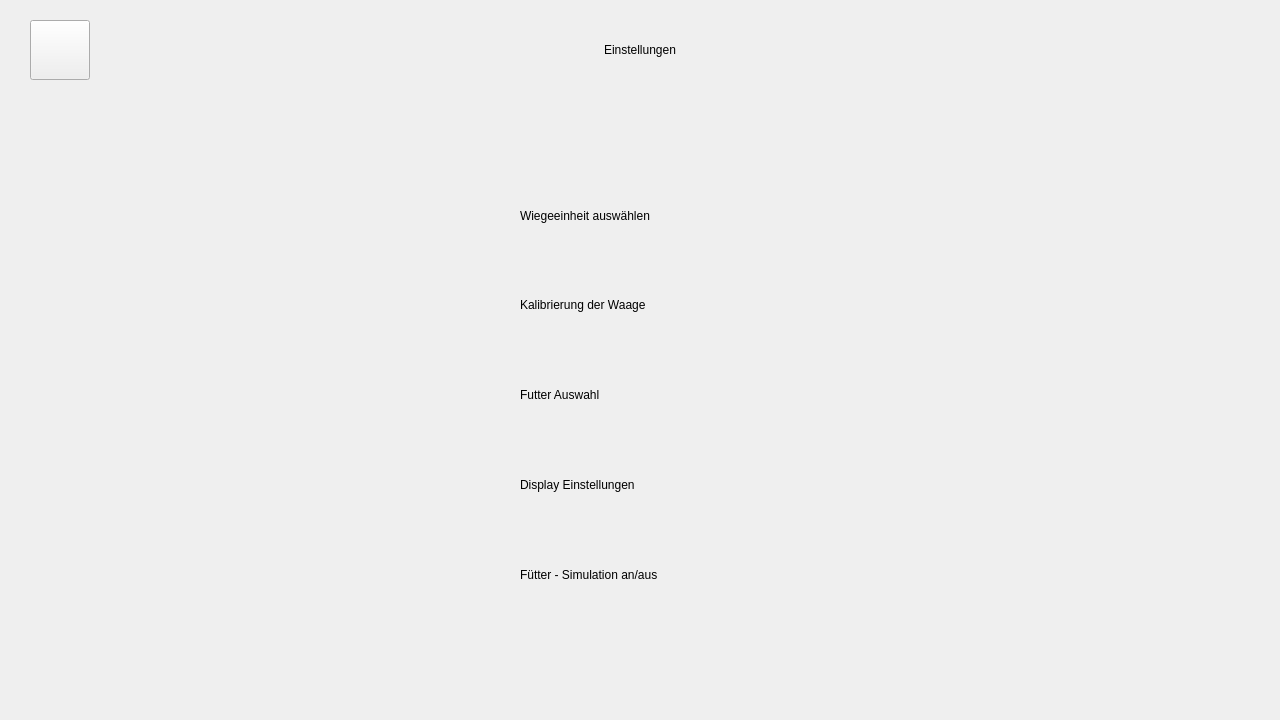
<?xml version="1.0" encoding="UTF-8"?>
<ui version="4.0">
 <class>einstellungen_seite</class>
 <widget class="QWidget" name="einstellungen_seite">
  <property name="geometry">
   <rect>
    <x>0</x>
    <y>0</y>
    <width>1280</width>
    <height>720</height>
   </rect>
  </property>
  <property name="sizePolicy">
   <sizepolicy hsizetype="Fixed" vsizetype="Fixed">
    <horstretch>0</horstretch>
    <verstretch>0</verstretch>
   </sizepolicy>
  </property>
  <property name="minimumSize">
   <size>
    <width>1024</width>
    <height>600</height>
   </size>
  </property>
  <property name="maximumSize">
   <size>
    <width>1280</width>
    <height>720</height>
   </size>
  </property>
  <property name="windowTitle">
   <string notr="true">Heu-Fütterung</string>
  </property>
  <property name="autoFillBackground">
   <bool>false</bool>
  </property>
  <property name="styleSheet">
   <string></string>
  </property>
  <widget class="QLabel" name="txt_simulation_toggle">
   <property name="geometry">
    <rect>
     <x>520</x>
     <y>450</y>
     <width>600</width>
     <height>70</height>
    </rect>
   </property>
   <property name="sizePolicy">
    <sizepolicy hsizetype="Preferred" vsizetype="Preferred">
     <horstretch>0</horstretch>
     <verstretch>0</verstretch>
    </sizepolicy>
   </property>
   <property name="minimumSize">
    <size>
     <width>600</width>
     <height>70</height>
    </size>
   </property>
   <property name="maximumSize">
    <size>
     <width>600</width>
     <height>70</height>
    </size>
   </property>
   <property name="styleSheet">
    <string notr="true">QLabel {
    background-color: transparent;
}</string>
   </property>
   <property name="text">
    <string>Display Einstellungen</string>
   </property>
  </widget>
  <widget class="QLabel" name="txt_kalibrieren">
   <property name="geometry">
    <rect>
     <x>520</x>
     <y>270</y>
     <width>600</width>
     <height>70</height>
    </rect>
   </property>
   <property name="sizePolicy">
    <sizepolicy hsizetype="Fixed" vsizetype="Fixed">
     <horstretch>5</horstretch>
     <verstretch>0</verstretch>
    </sizepolicy>
   </property>
   <property name="minimumSize">
    <size>
     <width>600</width>
     <height>70</height>
    </size>
   </property>
   <property name="maximumSize">
    <size>
     <width>600</width>
     <height>70</height>
    </size>
   </property>
   <property name="styleSheet">
    <string notr="true">QLabel {
    background-color: transparent;
}</string>
   </property>
   <property name="text">
    <string>Kalibrierung der Waage</string>
   </property>
  </widget>
  <widget class="QLabel" name="ub_einstellungen">
   <property name="geometry">
    <rect>
     <x>0</x>
     <y>0</y>
     <width>1280</width>
     <height>100</height>
    </rect>
   </property>
   <property name="sizePolicy">
    <sizepolicy hsizetype="Fixed" vsizetype="Fixed">
     <horstretch>0</horstretch>
     <verstretch>0</verstretch>
    </sizepolicy>
   </property>
   <property name="minimumSize">
    <size>
     <width>1024</width>
     <height>60</height>
    </size>
   </property>
   <property name="maximumSize">
    <size>
     <width>1280</width>
     <height>100</height>
    </size>
   </property>
   <property name="statusTip">
    <string/>
   </property>
   <property name="styleSheet">
    <string notr="true">

</string>
   </property>
   <property name="text">
    <string>Einstellungen</string>
   </property>
   <property name="textFormat">
    <enum>Qt::PlainText</enum>
   </property>
   <property name="alignment">
    <set>Qt::AlignCenter</set>
   </property>
  </widget>
  <widget class="QPushButton" name="btn_kalibrieren">
   <property name="geometry">
    <rect>
     <x>390</x>
     <y>270</y>
     <width>100</width>
     <height>70</height>
    </rect>
   </property>
   <property name="styleSheet">
    <string notr="true">QPushButton {
    
    
    border-radius: 15px;
}
QPushButton:hover {
    
    
}</string>
   </property>
   <property name="text">
    <string/>
   </property>
   <property name="icon">
    <iconset resource="../../Futterwagen_2/views/icons/icons.qrc">
     <normaloff>:/icons/Calib.png</normaloff>
     <normalon>:/icons/Calib.png</normalon>:/icons/Calib.png</iconset>
   </property>
   <property name="iconSize">
    <size>
     <width>50</width>
     <height>50</height>
    </size>
   </property>
   <property name="default">
    <bool>false</bool>
   </property>
   <property name="flat">
    <bool>false</bool>
   </property>
  </widget>
  <widget class="QPushButton" name="btn_display_config">
   <property name="geometry">
    <rect>
     <x>390</x>
     <y>450</y>
     <width>100</width>
     <height>70</height>
    </rect>
   </property>
   <property name="styleSheet">
    <string notr="true">QPushButton {
    
    
    border-radius: 15px;
}
QPushButton:hover {
    
    
}</string>
   </property>
   <property name="text">
    <string/>
   </property>
   <property name="icon">
    <iconset resource="../../Futterwagen_2/views/icons/icons.qrc">
     <normaloff>:/icons/Display.png</normaloff>
     <normalon>:/icons/Display.png</normalon>:/icons/Display.png</iconset>
   </property>
   <property name="iconSize">
    <size>
     <width>50</width>
     <height>50</height>
    </size>
   </property>
  </widget>
  <widget class="QPushButton" name="btn_back">
   <property name="geometry">
    <rect>
     <x>30</x>
     <y>20</y>
     <width>60</width>
     <height>60</height>
    </rect>
   </property>
   <property name="styleSheet">
    <string notr="true"></string>
   </property>
   <property name="text">
    <string/>
   </property>
   <property name="icon">
    <iconset resource="../../Futterwagen_2/views/icons/icons.qrc">
     <normaloff>:/icons/Back.png</normaloff>:/icons/Back.png</iconset>
   </property>
   <property name="iconSize">
    <size>
     <width>30</width>
     <height>30</height>
    </size>
   </property>
  </widget>
  <widget class="QPushButton" name="btn_we_auswahl">
   <property name="geometry">
    <rect>
     <x>390</x>
     <y>180</y>
     <width>100</width>
     <height>70</height>
    </rect>
   </property>
   <property name="styleSheet">
    <string notr="true">QPushButton {
    
    
    border-radius: 15px;
}
QPushButton:hover {
    
    
}</string>
   </property>
   <property name="text">
    <string/>
   </property>
   <property name="icon">
    <iconset resource="../../Futterwagen_2/views/icons/icons.qrc">
     <normaloff>:/icons/Calib.png</normaloff>
     <normalon>:/icons/Calib.png</normalon>:/icons/Calib.png</iconset>
   </property>
   <property name="iconSize">
    <size>
     <width>50</width>
     <height>50</height>
    </size>
   </property>
   <property name="default">
    <bool>false</bool>
   </property>
   <property name="flat">
    <bool>false</bool>
   </property>
  </widget>
  <widget class="QLabel" name="txt_we_auswahl">
   <property name="geometry">
    <rect>
     <x>520</x>
     <y>190</y>
     <width>600</width>
     <height>51</height>
    </rect>
   </property>
   <property name="sizePolicy">
    <sizepolicy hsizetype="Fixed" vsizetype="Fixed">
     <horstretch>5</horstretch>
     <verstretch>0</verstretch>
    </sizepolicy>
   </property>
   <property name="minimumSize">
    <size>
     <width>0</width>
     <height>0</height>
    </size>
   </property>
   <property name="maximumSize">
    <size>
     <width>600</width>
     <height>70</height>
    </size>
   </property>
   <property name="styleSheet">
    <string notr="true">QLabel {
    background-color: transparent;
}</string>
   </property>
   <property name="text">
    <string notr="true">Wiegeeinheit auswählen</string>
   </property>
  </widget>
  <widget class="QLabel" name="txt_fu_sim_toggle">
   <property name="geometry">
    <rect>
     <x>520</x>
     <y>540</y>
     <width>600</width>
     <height>70</height>
    </rect>
   </property>
   <property name="sizePolicy">
    <sizepolicy hsizetype="Preferred" vsizetype="Preferred">
     <horstretch>0</horstretch>
     <verstretch>0</verstretch>
    </sizepolicy>
   </property>
   <property name="minimumSize">
    <size>
     <width>600</width>
     <height>70</height>
    </size>
   </property>
   <property name="maximumSize">
    <size>
     <width>600</width>
     <height>70</height>
    </size>
   </property>
   <property name="styleSheet">
    <string notr="true">QLabel {
    background-color: transparent;
}</string>
   </property>
   <property name="text">
    <string>Fütter - Simulation an/aus</string>
   </property>
  </widget>
  <widget class="QPushButton" name="btn_futter_config">
   <property name="geometry">
    <rect>
     <x>390</x>
     <y>360</y>
     <width>100</width>
     <height>70</height>
    </rect>
   </property>
   <property name="styleSheet">
    <string notr="true">QPushButton {
    
    
    border-radius: 15px;
}
QPushButton:hover {
    
    
}</string>
   </property>
   <property name="text">
    <string/>
   </property>
   <property name="icon">
    <iconset resource="../../Futterwagen_2/views/icons/icons.qrc">
     <normaloff>:/icons/Fodder.png</normaloff>
     <normalon>:/icons/Fodder.png</normalon>:/icons/Fodder.png</iconset>
   </property>
   <property name="iconSize">
    <size>
     <width>60</width>
     <height>60</height>
    </size>
   </property>
  </widget>
  <widget class="QLabel" name="txt_kalibrieren_2">
   <property name="geometry">
    <rect>
     <x>520</x>
     <y>360</y>
     <width>600</width>
     <height>70</height>
    </rect>
   </property>
   <property name="sizePolicy">
    <sizepolicy hsizetype="Fixed" vsizetype="Fixed">
     <horstretch>5</horstretch>
     <verstretch>0</verstretch>
    </sizepolicy>
   </property>
   <property name="minimumSize">
    <size>
     <width>600</width>
     <height>70</height>
    </size>
   </property>
   <property name="maximumSize">
    <size>
     <width>600</width>
     <height>70</height>
    </size>
   </property>
   <property name="styleSheet">
    <string notr="true">QLabel {
    background-color: transparent;
}</string>
   </property>
   <property name="text">
    <string>Futter Auswahl</string>
   </property>
  </widget>
  <zorder>ub_einstellungen</zorder>
  <zorder>txt_simulation_toggle</zorder>
  <zorder>txt_kalibrieren</zorder>
  <zorder>btn_kalibrieren</zorder>
  <zorder>btn_display_config</zorder>
  <zorder>btn_back</zorder>
  <zorder>btn_we_auswahl</zorder>
  <zorder>txt_we_auswahl</zorder>
  <zorder>txt_fu_sim_toggle</zorder>
  <zorder>btn_futter_config</zorder>
  <zorder>txt_kalibrieren_2</zorder>
 </widget>
 <resources>
  <include location="../../Futterwagen_2/views/icons/icons.qrc"/>
 </resources>
 <connections/>
</ui>
